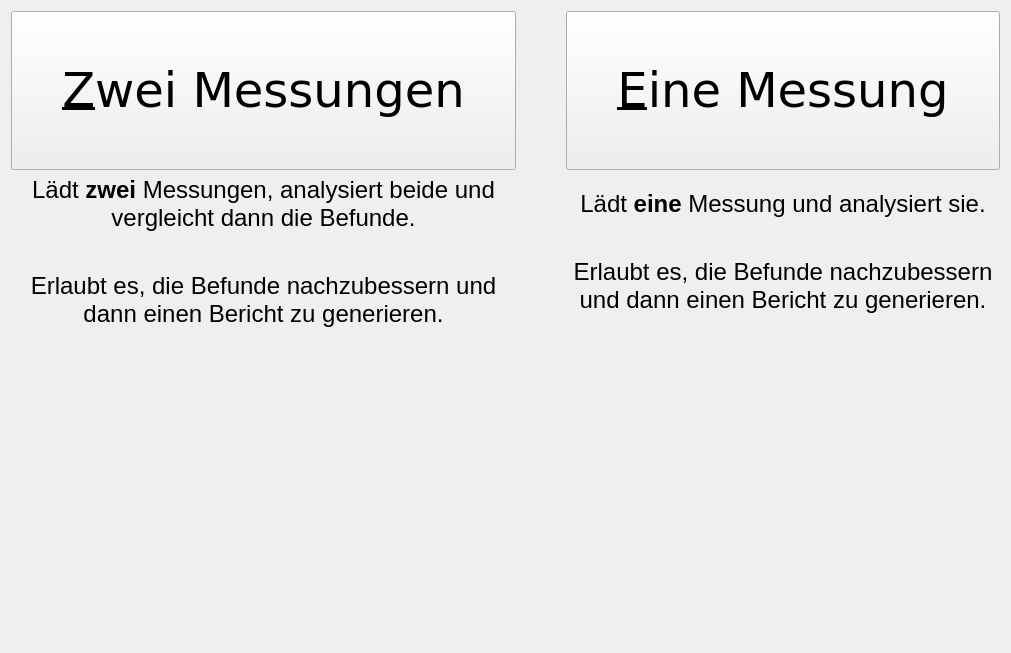
<?xml version="1.0" encoding="UTF-8"?>
<ui version="4.0">
 <class>HomeFrame</class>
 <widget class="QWidget" name="HomeFrame">
  <property name="geometry">
   <rect>
    <x>0</x>
    <y>0</y>
    <width>998</width>
    <height>653</height>
   </rect>
  </property>
  <property name="windowTitle">
   <string>Start</string>
  </property>
  <property name="windowIcon">
   <iconset resource="resources.qrc">
    <normaloff>:/home/res/home/icon.png</normaloff>:/home/res/home/icon.png</iconset>
  </property>
  <layout class="QGridLayout" name="gridLayout_2">
   <property name="horizontalSpacing">
    <number>50</number>
   </property>
   <item row="0" column="0">
    <widget class="QPushButton" name="btn_Multi">
     <property name="sizePolicy">
      <sizepolicy hsizetype="Preferred" vsizetype="Fixed">
       <horstretch>0</horstretch>
       <verstretch>0</verstretch>
      </sizepolicy>
     </property>
     <property name="font">
      <font>
       <family>Verdana</family>
       <pointsize>36</pointsize>
      </font>
     </property>
     <property name="toolTip">
      <string/>
     </property>
     <property name="statusTip">
      <string>Nachuntersuchungsmessung</string>
     </property>
     <property name="whatsThis">
      <string/>
     </property>
     <property name="styleSheet">
      <string notr="true">padding: 50px;</string>
     </property>
     <property name="text">
      <string>&amp;Zwei Messungen</string>
     </property>
     <property name="shortcut">
      <string>Alt+Z</string>
     </property>
    </widget>
   </item>
   <item row="0" column="1">
    <widget class="QPushButton" name="btn_Single">
     <property name="sizePolicy">
      <sizepolicy hsizetype="Preferred" vsizetype="Fixed">
       <horstretch>0</horstretch>
       <verstretch>0</verstretch>
      </sizepolicy>
     </property>
     <property name="font">
      <font>
       <family>Verdana</family>
       <pointsize>36</pointsize>
      </font>
     </property>
     <property name="styleSheet">
      <string notr="true">padding: 50px;</string>
     </property>
     <property name="text">
      <string>&amp;Eine Messung</string>
     </property>
     <property name="shortcut">
      <string>Alt+E</string>
     </property>
    </widget>
   </item>
   <item row="1" column="1">
    <widget class="QLabel" name="lbl_Single">
     <property name="text">
      <string>&lt;!DOCTYPE HTML PUBLIC &quot;-//W3C//DTD HTML 4.0//EN&quot; &quot;http://www.w3.org/TR/REC-html40/strict.dtd&quot;&gt;
&lt;html&gt;&lt;head&gt;&lt;meta name=&quot;qrichtext&quot; content=&quot;1&quot; /&gt;&lt;style type=&quot;text/css&quot;&gt;
p, li { white-space: pre-wrap; }
&lt;/style&gt;&lt;/head&gt;&lt;body style=&quot; font-family:'Verdana'; font-size:24px;&quot;&gt;
&lt;p&gt;Lädt &lt;b&gt;eine&lt;/b&gt; Messung und analysiert sie.&lt;br /&gt;&lt;/p&gt;
&lt;p&gt;Erlaubt es, die Befunde nachzubessern und dann einen Bericht zu generieren.&lt;/p&gt;&lt;/body&gt;&lt;/html&gt;</string>
     </property>
     <property name="alignment">
      <set>Qt::AlignCenter</set>
     </property>
     <property name="wordWrap">
      <bool>true</bool>
     </property>
     <property name="margin">
      <number>50</number>
     </property>
    </widget>
   </item>
   <item row="1" column="0">
    <widget class="QLabel" name="lbl_Multi">
     <property name="statusTip">
      <string/>
     </property>
     <property name="text">
      <string>&lt;!DOCTYPE HTML PUBLIC &quot;-//W3C//DTD HTML 4.0//EN&quot; &quot;http://www.w3.org/TR/REC-html40/strict.dtd&quot;&gt;
&lt;html&gt;&lt;head&gt;&lt;meta name=&quot;qrichtext&quot; content=&quot;1&quot; /&gt;&lt;style type=&quot;text/css&quot;&gt;
p, li { white-space: pre-wrap; }
&lt;/style&gt;&lt;/head&gt;&lt;body style=&quot; font-family:'Verdana'; font-size:24px;&quot;&gt;
&lt;p&gt;Lädt &lt;b&gt;zwei&lt;/b&gt; Messungen, analysiert beide und vergleicht dann die Befunde.&lt;br /&gt;&lt;/p&gt;
&lt;p&gt;Erlaubt es, die Befunde nachzubessern und dann einen Bericht zu generieren.&lt;/p&gt;&lt;/body&gt;&lt;/html&gt;</string>
     </property>
     <property name="alignment">
      <set>Qt::AlignCenter</set>
     </property>
     <property name="wordWrap">
      <bool>true</bool>
     </property>
     <property name="margin">
      <number>50</number>
     </property>
    </widget>
   </item>
   <item row="2" column="0">
    <widget class="QLabel" name="img_Multi">
     <property name="sizePolicy">
      <sizepolicy hsizetype="MinimumExpanding" vsizetype="MinimumExpanding">
       <horstretch>0</horstretch>
       <verstretch>0</verstretch>
      </sizepolicy>
     </property>
     <property name="minimumSize">
      <size>
       <width>10</width>
       <height>10</height>
      </size>
     </property>
     <property name="pixmap">
      <pixmap resource="resources.qrc">:/home/res/home/preview_multi.png</pixmap>
     </property>
     <property name="alignment">
      <set>Qt::AlignCenter</set>
     </property>
    </widget>
   </item>
   <item row="2" column="1">
    <widget class="QLabel" name="img_Single">
     <property name="sizePolicy">
      <sizepolicy hsizetype="MinimumExpanding" vsizetype="MinimumExpanding">
       <horstretch>0</horstretch>
       <verstretch>0</verstretch>
      </sizepolicy>
     </property>
     <property name="minimumSize">
      <size>
       <width>10</width>
       <height>10</height>
      </size>
     </property>
     <property name="pixmap">
      <pixmap resource="resources.qrc">:/home/res/home/preview_single.png</pixmap>
     </property>
     <property name="alignment">
      <set>Qt::AlignCenter</set>
     </property>
    </widget>
   </item>
  </layout>
 </widget>
 <resources>
  <include location="resources.qrc"/>
 </resources>
 <connections/>
</ui>
